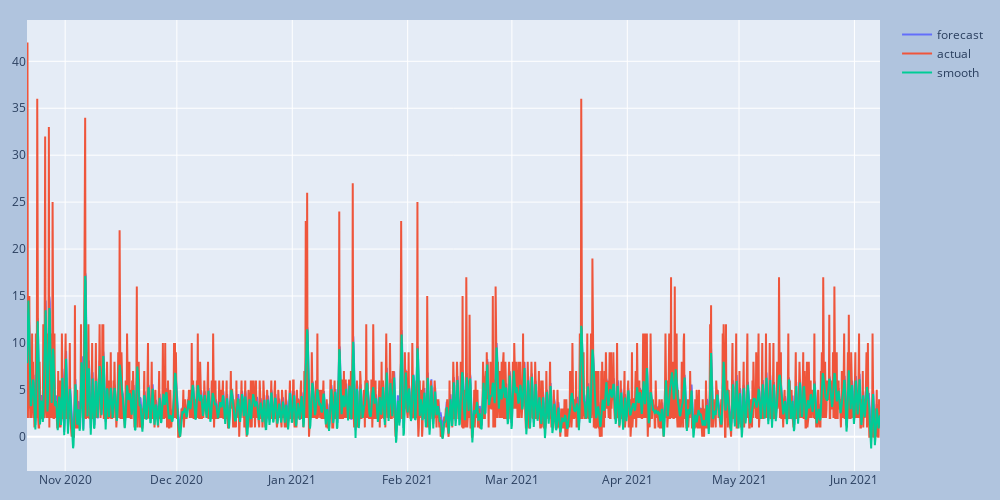

Notebook code for this chart:
### Code cell
df = pd.DataFrame([])
df['start_on'] = actual_test.index[look_back+1:]
df.set_index(['start_on'], inplace=True)
df['forecast'] = testPredict.squeeze()
df['smooth'] = testY.squeeze()
df['actual'] = actual_test['node_cnt'].to_list()[look_back+1:]
plot_trace(df, ['forecast', 'actual', 'smooth'])

### Figure 1 — Plotly figure (JSON) as saved in the notebook; plotly's stock layout.template omitted (floating-point values rounded to 4 significant figures; data arrays with more than 128 entries replaced by an {"elided": "..."} marker saying what was removed)
{"data": [{"mode": "lines", "name": "forecast", "type": "scatter", "x": {"elided": "1834 str values"}, "y": {"elided": "1834 float values"}}, {"mode": "lines", "name": "actual", "type": "scatter", "x": {"elided": "1834 str values"}, "y": {"elided": "1834 int values"}}, {"mode": "lines", "name": "smooth", "type": "scatter", "x": {"elided": "1834 str values"}, "y": {"elided": "1834 float values"}}], "layout": {"height": 500, "margin": {"b": 20, "l": 20, "r": 20, "t": 20}, "paper_bgcolor": "LightSteelBlue", "showlegend": true, "width": 1000}}
